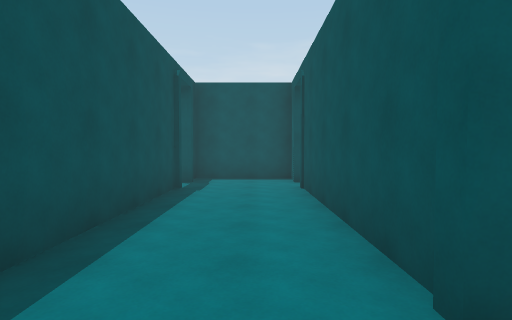
view 1 (above)

17 first-person views from a walk through a Unity game level. The camera is 1.5 m above the floor, tilts 2° down and sees 80° across. The floor is counted in squares, 2 m on a side. Each view is taken from the middle of a square. On the plan, view 1 faces up. The plan holds only what a view shows up to about 10 squares ahead; the rest is blank. The place goes on beyond the plan. The player is left out.

view 2
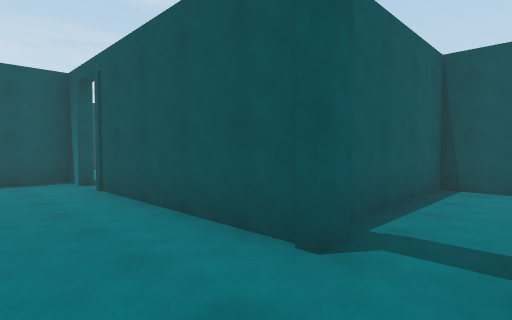

view 3
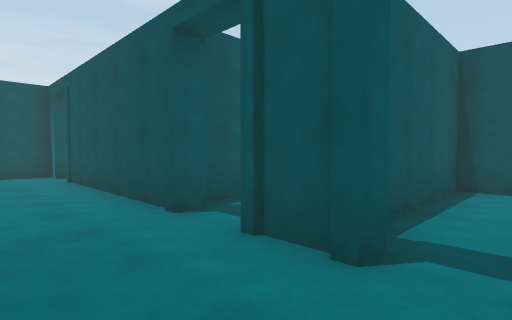

view 4
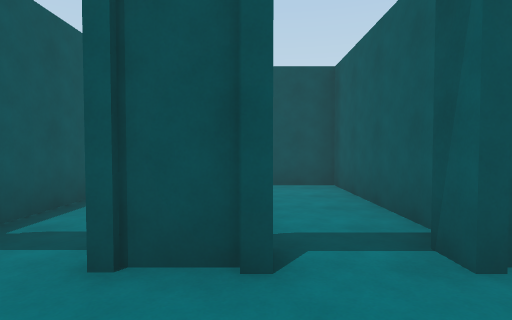

view 5
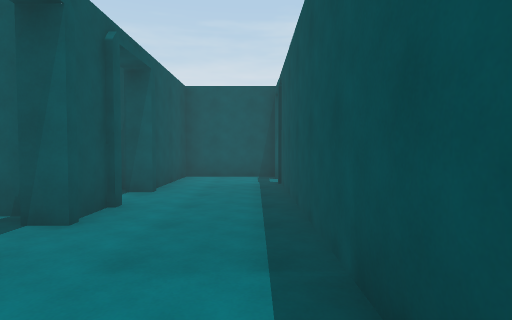

view 6
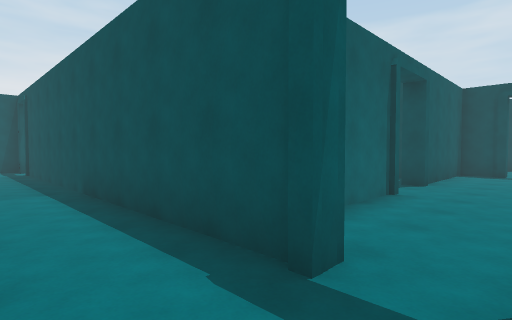

view 7
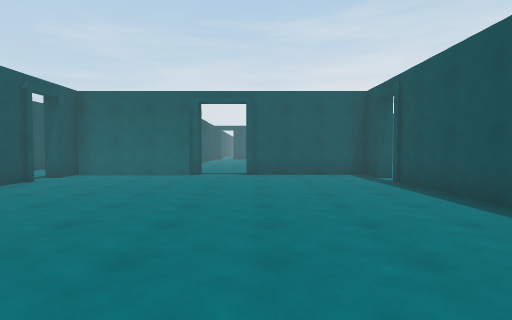

view 8
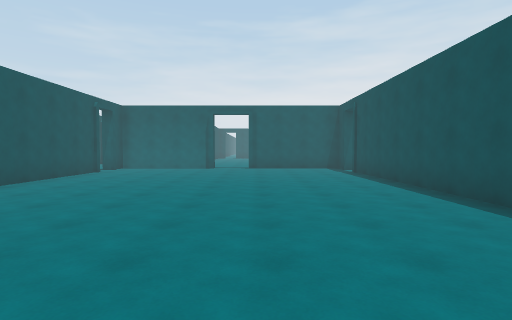

view 9
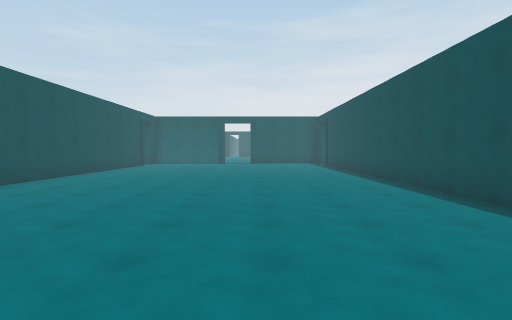

view 10
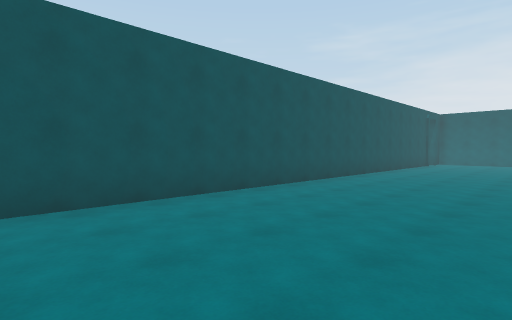

view 11
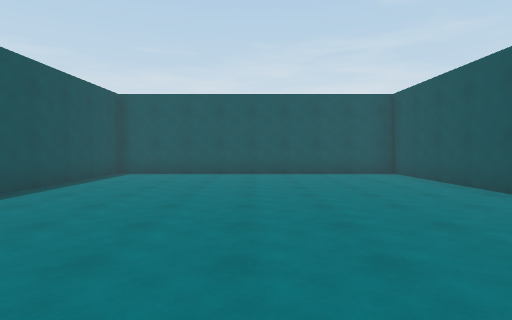

view 12
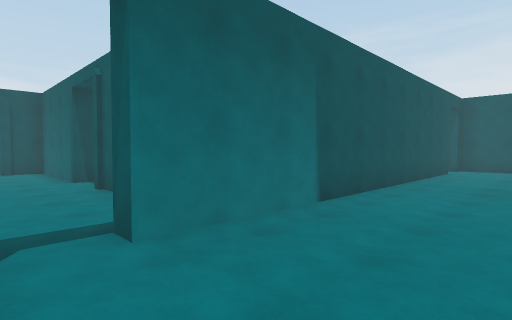

view 13
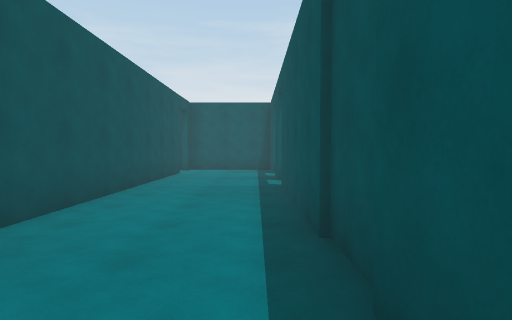

view 14
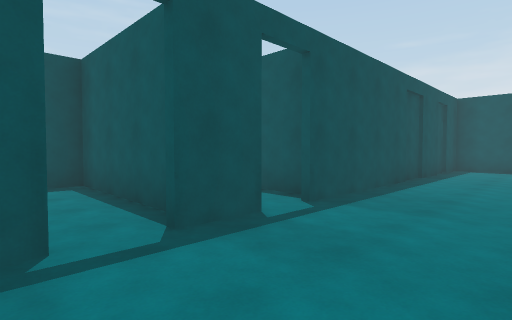

view 15
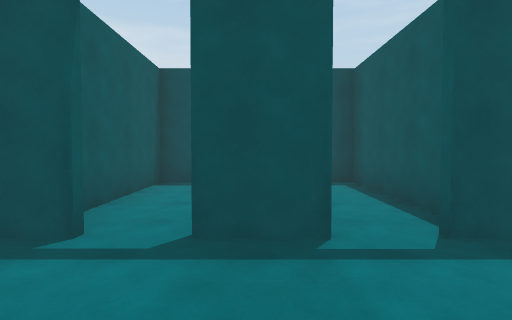

view 16
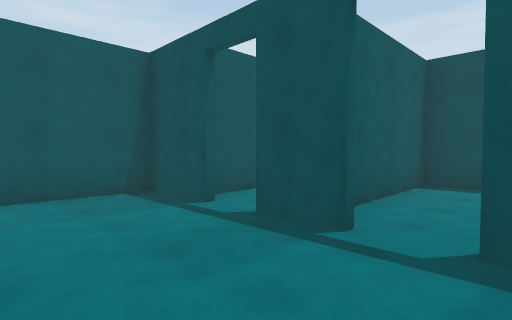

view 17
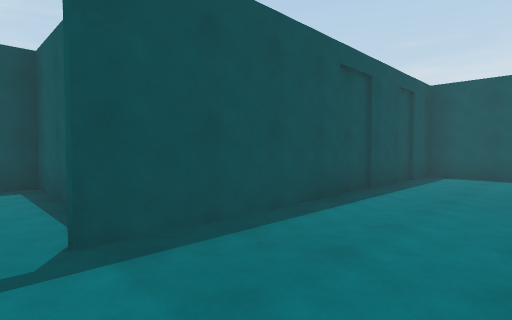

### Floor plan
Ten units are one square. View 1 is at (0, 0); x grows to the right and y downward. Boxes are objects, and circles mark ways between rooms. Rooms are numbered by the first view taken in them; rooms with no view inside come last. Other rooms are left out.
<svg viewBox="-180 -240 239 297">
<path fill="none" stroke="#000" d="M14 -12 9 -12 9 -60M-16 -60 -16 14M9 -69 9 -79 -16 -79 -16 -69M9 11 9 0 14 0M54 -5 54 -16 15 -16M14 26 54 26 54 7 22 7M13 11 9 11M9 35 9 23 13 23M-16 14 -16 39M-103 -171 -103 -69M-18 -69 -18 -235 -103 -235 -103 -190M-106 -60 -103 -60 -103 -50 -67 -50 -67 -45M-53 -46 -53 -50 -18 -50 -18 -60M-140 -1 -175 -1 -175 19 -146 19M-135 12 -135 26M-142 22 -175 22 -175 40 -140 40M-135 35 -135 52 -110 52M-106 37 -106 -60M-118 -82 -135 -82 -135 5"/>
<circle cx="-5" cy="5" r="3" fill="#2a7"/>
<circle cx="-20" cy="-65" r="3" fill="#2a7"/>
<circle cx="-100" cy="-60" r="3" fill="#2a7"/>
<text x="0" y="-30">1</text>
<text x="20" y="20">2</text>
<text x="-60" y="-150">3</text>
<text x="-130" y="-10">4</text>
</svg>
Room 1 opens to room 2. Room 1 opens to room 3. Room 3 opens to room 4.

Where each view was taken, in squares from view 1:
view 1: 0 up, 0 right, facing up
view 2: 0 up, 1 left, facing up-right
view 3: 2 down, 1 left, facing up-right
view 4: 1 down, 1 left, facing right
view 5: 3 up, 1 left, facing down
view 6: 7 up, 0 right, facing down-left
view 7: 14 up, 7 left, facing down
view 8: 17 up, 7 left, facing down
view 9: 21 up, 7 left, facing down
view 10: 22 up, 6 left, facing down-right
view 11: 14 up, 6 left, facing up
view 12: 7 up, 13 left, facing down-right
view 13: 6 up, 13 left, facing down
view 14: 4 down, 11 left, facing up-left
view 15: 2 down, 11 left, facing left
view 16: 0 up, 11 left, facing down-left
view 17: 1 down, 11 left, facing up-left
